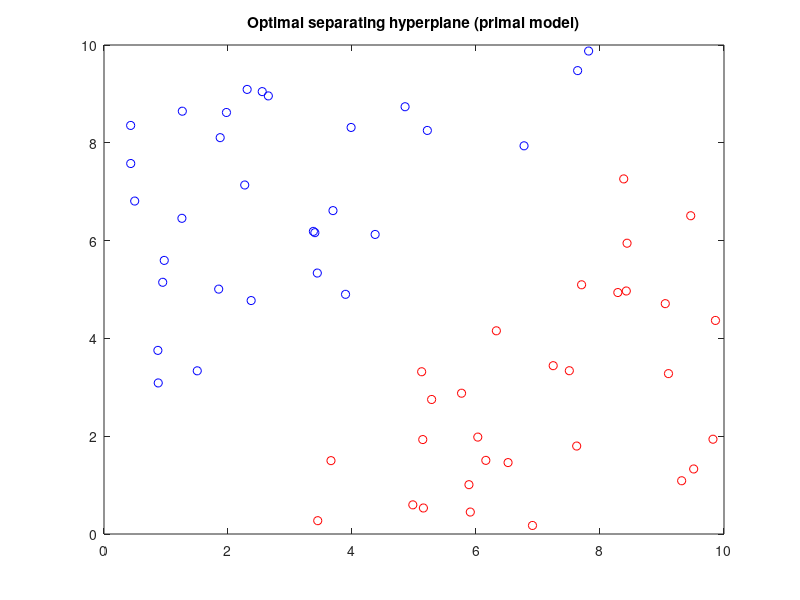

Write the MATLAB code that produced this figure.
%% Exercise 4.1

close all; clear; clc;

%% data

A=[ 0.4952    6.8088
    2.6505    8.9590
    3.4403    5.3366
    3.4010    6.1624
    5.2153    8.2529
    7.6393    9.4764
    1.5041    3.3370
    3.9855    8.3138
    1.8500    5.0079
    1.2631    8.6463
    3.8957    4.9014
    1.9751    8.6199
    1.2565    6.4558
    4.3732    6.1261
    0.4297    8.3551
    3.6931    6.6134
    7.8164    9.8767
    4.8561    8.7376
    6.7750    7.9386
    2.3734    4.7740
    0.8746    3.0892
    2.3088    9.0919
    2.5520    9.0469
    3.3773    6.1886
    0.8690    3.7550
    1.8738    8.1053
    0.9469    5.1476
    0.9718    5.5951
    0.4309    7.5763
    2.2699    7.1371];

B=[7.2450    3.4422
    7.7030    5.0965
    5.7670    2.8791
    3.6610    1.5002
    9.4633    6.5084
    9.8221    1.9383
    8.2874    4.9380
    5.9078    0.4489
    4.9810    0.5962
    5.1516    0.5319
    8.4363    5.9467
    8.4240    4.9696
    7.6240    1.7988
    3.4473    0.2725
    9.0528    4.7106
    9.1046    3.2798
    6.9110    0.1745
    5.1235    3.3181
    7.5051    3.3392
    6.3283    4.1555
    6.1585    1.5058
    8.3827    7.2617
    5.2841    2.7510
    5.1412    1.9314
    6.0290    1.9818
    5.8863    1.0087
    9.5110    1.3298
    9.3170    1.0890
    6.5170    1.4606
    9.8621    4.3674  ];

nA = size(A,1);
nB = size(B,1);

% training points
T = [A ; B]; 

%% Linear SVM - primal model

% define the optimization problem
Q = [ 1 0 0 ; 
      0 1 0 ; 
      0 0 0 ];
  
D = [-A -ones(nA,1); 
      B ones(nB,1) ] ;
  
d = -ones(nA+nB,1) ;

% solve the problem
options = optimset('Largescale','off','display','off');
sol = quadprog(Q,zeros(3,1),D,d,[],[],[],[],[],options);

w = sol(1:2) 
b = sol(3) 

% plot the solution
xx = 0:0.1:10 ;
uu = (-w(1)/w(2)).*xx - b/w(2);
vv = (-w(1)/w(2)).*xx + (1-b)/w(2);
vvv = (-w(1)/w(2)).*xx + (-1-b)/w(2);
plot(A(:,1),A(:,2),'bo',B(:,1),B(:,2),'ro',xx,uu,'k-',xx,vv,'b-',xx,vvv,'r-','Linewidth',1.5)
axis([0 10 0 10])
title('Optimal separating hyperplane (primal model)')

